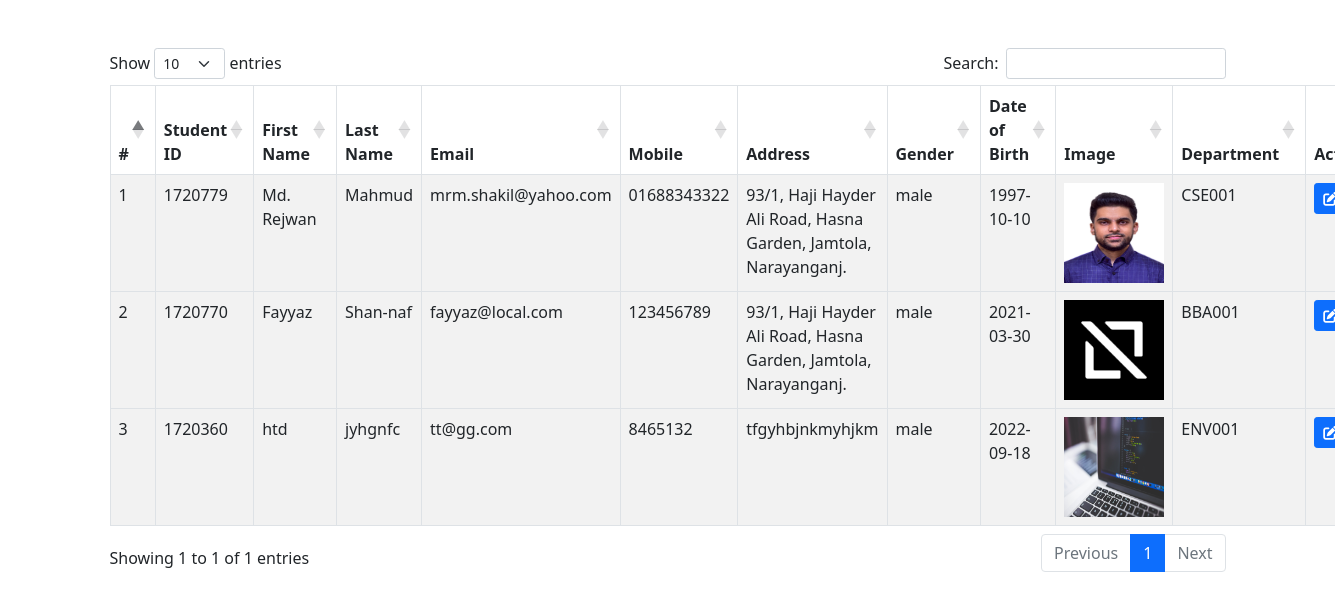
Screenshot of /pages/manage_student.php with the database file from the repository.
### tables this page shows
CREATE TABLE `student_info` (
  `id` bigint(20) unsigned NOT NULL AUTO_INCREMENT,
  `std_id` varchar(50) NOT NULL,
  `first_name` varchar(100) NOT NULL,
  `last_name` varchar(100) NOT NULL,
  `email` varchar(100) NOT NULL,
  `mobile` varchar(20) NOT NULL,
  `address` text NOT NULL,
  `gender` varchar(20) NOT NULL,
  `dob` varchar(20) NOT NULL,
  `image` text NOT NULL,
  `dept_id` varchar(50) NOT NULL,
  PRIMARY KEY (`id`)
);

### pages/manage_student.php (the view, shortened to what this page needs)
<?php
include 'includes/header.php';
include 'database.php';
$admin = '';
$query = "SELECT * FROM student_info $admin ";
$result = mysqli_query($connect, $query);
?>
    <section class="py-5">
        <div class="container">
            <div class="row">
                <div class="col-md-12">
                    <table class="table table-bordered table-responsive table-striped" id="dashboard">
                        <thead>
                            <tr>
                                <th>#</th>
                                <th>Student ID</th>
                                <th>First Name</th>
                                <th>Last Name</th>
                                <th>Email</th>
                                <th>Mobile</th>
                                <th>Address</th>
                                <th>Gender</th>
                                <th>Date of Birth</th>
                                <th>Image</th>
                                <th>Department</th>
                                <th>Action</th>
                            </tr>
                        </thead>
                        <?php
                        while($rows = mysqli_fetch_assoc($result)) {
                            ?>
                            <tbody>
                                <tr>
                                    <td><?php echo $rows['id']?></td>
                                    <td><?php echo $rows['std_id']?></td>
                                    <td><?php echo $rows['first_name']?></td>
                                    <td><?php echo $rows['last_name']?></td>
                                    <td><?php echo $rows['email']?></td>
                                    <td><?php echo $rows['mobile']?></td>
                                    <td><?php echo $rows['address']?></td>
                                    <td><?php echo $rows['gender']?></td>
                                    <td><?php echo $rows['dob']?></td>
                                    <td>
                                        <img src="assets/img/<?php echo $rows['image']?>" alt="" style="height: 100px; width: 100px">
                                    </td>
                                    <td><?php echo $rows['dept_id']?></td>
                                    <td>
                                        <a href="action.php?page=edit_student&edit_student=<?php echo $rows['std_id']?>" class="btn btn-primary btn-sm">
                                            <i class="fa fa-edit"></i>
                                        </a>
                                    </td>
                                </tr>
                            </tbody>
                        <?php } ?>
                    </table>
                </div>
            </div>
        </div>
    </section>
<?php
include 'includes/footer.php';
?>

### pages/includes/header.php (shortened to what this page needs)
<!doctype html>
<html lang="en">
<head>
    <link rel="stylesheet" href="assets/css/bootstrap.css">
    <link rel="stylesheet" href="https://cdn.datatables.net/1.12.1/css/dataTables.bootstrap5.min.css">
    <link rel="stylesheet" href="assets/css/all.min.css">
    <link rel="stylesheet" href="assets/css/toastr.min.css">
</head>
<body>

### pages/includes/footer.php (shortened to what this page needs)
</body>
</html>

### rows the page displays
student_info: id "1", std "1720779", first_name "Md. Rejwan", last_name "Mahmud", email "mrm.shakil@yahoo.com", mobile "01688343322", address "93/1, Haji Hayder Ali Road, Hasna Garden, Jamtola, Narayanganj.", gender "male", dob "1997-10-10", image (picture), dept "CSE001"
student_info: id "2", std "1720770", first_name "Fayyaz", last_name "Shan-naf", email "fayyaz@local.com", mobile "123456789", address "93/1, Haji Hayder Ali Road, Hasna Garden, Jamtola, Narayanganj.", gender "male", dob "2021-03-30", image (picture), dept "BBA001"
student_info: id "3", std "1720360", first_name "htd", last_name "jyhgnfc", email "tt@gg.com", mobile "8465132", address "tfgyhbjnkmyhjkm", gender "male", dob "2022-09-18", image (picture), dept "ENV001"
